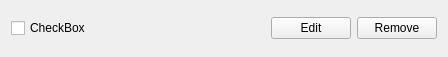
<?xml version="1.0" encoding="UTF-8"?>
<ui version="4.0">
 <class>task</class>
 <widget class="QWidget" name="task">
  <property name="geometry">
   <rect>
    <x>0</x>
    <y>0</y>
    <width>448</width>
    <height>57</height>
   </rect>
  </property>
  <property name="windowTitle">
   <string>Form</string>
  </property>
  <layout class="QHBoxLayout" name="horizontalLayout">
   <item>
    <widget class="QCheckBox" name="checkBox">
     <property name="text">
      <string>CheckBox</string>
     </property>
    </widget>
   </item>
   <item>
    <spacer name="horizontalSpacer">
     <property name="orientation">
      <enum>Qt::Horizontal</enum>
     </property>
     <property name="sizeHint" stdset="0">
      <size>
       <width>40</width>
       <height>20</height>
      </size>
     </property>
    </spacer>
   </item>
   <item>
    <widget class="QPushButton" name="editButton">
     <property name="text">
      <string>Edit</string>
     </property>
    </widget>
   </item>
   <item>
    <widget class="QPushButton" name="removeButton">
     <property name="text">
      <string>Remove</string>
     </property>
    </widget>
   </item>
  </layout>
 </widget>
 <resources/>
 <connections/>
</ui>
